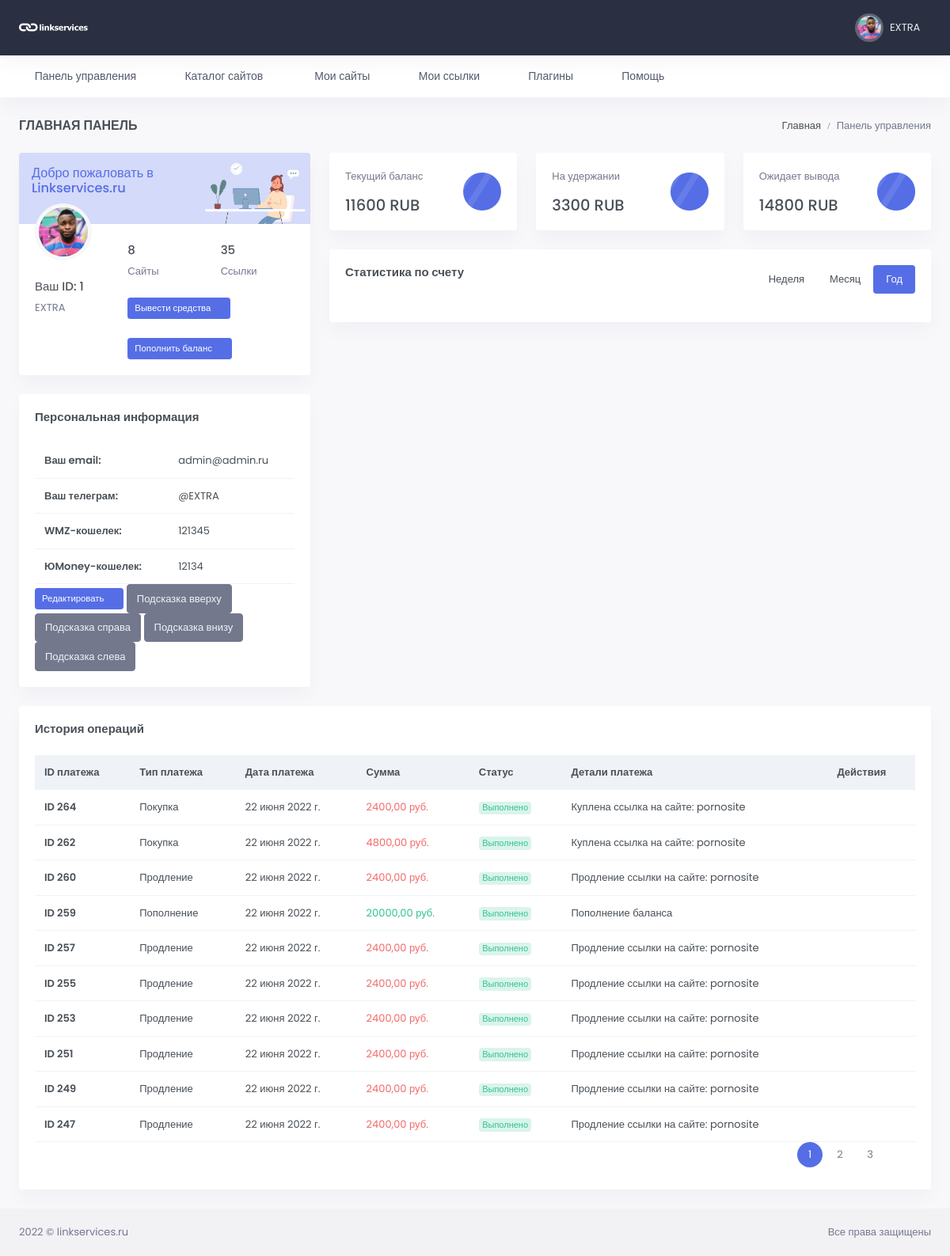
The page /profile/id=1 (signed in) on the database as committed earlier.
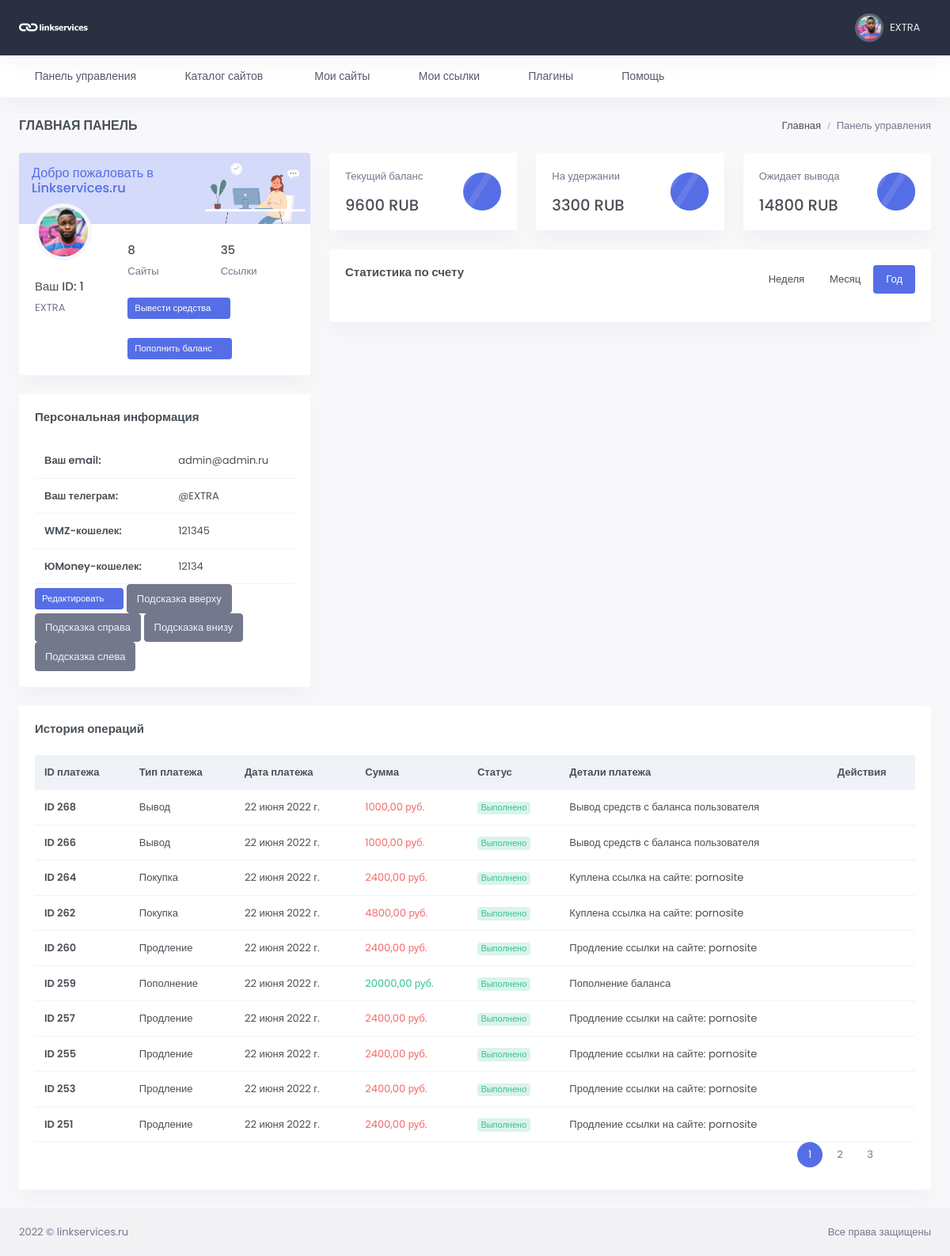
The same page on the database as committed later.
### users/models.py (models this page shows, shortened)
class Profile(models.Model):
    user = models.OneToOneField(User, verbose_name="Пользователь",
                                related_name='profile', null=True, on_delete=models.CASCADE)
    chat_id = models.CharField(max_length=100, blank=True, null=True, verbose_name='Чат ID телеграмм')
    TOKEN = models.CharField(max_length=100, blank=True, null=True)
    wmz = models.CharField(max_length=200, blank=True, null=True, verbose_name='WMZ-кошелёк')
    ymoney = models.CharField(max_length=200, blank=True, null=True, verbose_name='ЮMoney-кошелёк')
    current_balance = models.PositiveIntegerField(default=0, blank=True, null=True, verbose_name="Текущий баланс")
    hold_balance = models.PositiveIntegerField(default=0, blank=True, null=True, verbose_name='На удержании')
    output_balance = models.PositiveIntegerField(default=0, blank=True, null=True, verbose_name='Ожидает вывода')
    name_telegram = models.CharField(blank=True, null=True, max_length=100, verbose_name='Телеграмм')
    avatar = models.ImageField(upload_to='avatar/%Y/%m/%d/', blank=True, null=True, verbose_name='Аватар')
    created = models.DateTimeField(auto_now_add=True, verbose_name='Создан')
    update = models.DateTimeField(auto_now=True, verbose_name='Обновлён')
    class Meta:
        verbose_name = 'Профиль пользователя'
        verbose_name_plural = 'Профили пользователей'

class User(AbstractUser):
    email = models.EmailField(_("email address"), unique=True, )
    email_verify = models.BooleanField(default=False)
    USERNAME_FIELD = 'email'
    REQUIRED_FIELDS = ['username']
    class Meta:
        verbose_name = _("Пользователь")
        verbose_name_plural = _("Пользователи")
        ordering = ('-date_joined',)

### transactions/models.py (models this page shows, shortened)
class Transaction(models.Model):
    account = models.ForeignKey(Profile, related_name='transactions',
                                on_delete=models.CASCADE, verbose_name='Пользователь')
    amount = models.DecimalField(decimal_places=2, max_digits=12, verbose_name='Количество')
    balance_after_transaction = models.DecimalField(decimal_places=2, max_digits=12,
                                                    verbose_name='Баланс после транзакции',
                                                    blank=True, null=True)
    transaction_type = models.PositiveIntegerField(choices=TRANSACTION_TYPE_CHOICES,
                                                   verbose_name='Тип транзакции', blank=True, null=True)
    detail_pay = models.CharField(max_length=250, blank=True, null=True, verbose_name='Детали платежа')
    status = models.CharField(max_length=100, choices=STATUS_ORDER, blank=True, null=True, verbose_name='Статус заявки')
    timestamp = models.DateField(auto_now_add=True, verbose_name='Дата')
    class Meta:
        ordering = ['-timestamp']
        verbose_name = 'Транзакция'
        verbose_name_plural = 'Транзакции'

### users/views.py (the view)
# urls.py: path('profile/id=<int:pk>', ProfileView.as_view(), name='profile'),
class ProfileView(LoginRequiredMixin, DetailView, MultipleObjectMixin):
    model = Profile
    template_name = 'users/profile.html'
    context_object_name = 'profile'
    paginate_by = 10
    queryset = Profile.objects.select_related('user__profile')
    def dispatch(self, request, *args, **kwargs):
        obj = self.get_object()
        if obj.user != self.request.user:
            return redirect('catalog')
        return super(ProfileView, self).dispatch(request, *args, **kwargs)
    def get_context_data(self, **kwargs):
        object_list = Transaction.objects.filter(account=self.request.user.profile)\
            .order_by('-id')
        context = super(ProfileView, self).get_context_data(object_list=object_list, **kwargs)
        return context

### users/templates/users/profile.html (shortened to what the changed rows need)
{% extends 'base.html' %}
{% load static %}
{% block content %}
<div id="layout-wrapper">
    <div class="main-content">
        <div class="page-content">
            <div class="container-fluid">
                <div class="row">
                    <div class="col-xl-4">
                        <div class="card overflow-hidden">
                            <div class="card-body pt-0">
                                <div class="row">
                                    <div class="col-sm-4">
                                        <div class="avatar-md profile-user-wid mb-4">
                                            {% if profile.avatar %}
                                            <img src="{{ profile.avatar.url }}" alt=""
                                                 class="img-thumbnail rounded-circle">
                                            {% else %}
                                            <img src="{% static '/images/favicon.ico' %}" alt=""
                                                 class="img-thumbnail rounded-circle">
                                            {% endif %}
                                        </div>
                                        <h5 class="font-size-15 text-truncate">Ваш ID: {{ profile.id }} </h5>
                                        <p class="text-muted mb-0 text-truncate">{{ user.username }}</p>
                                    </div>
                                    <div class="col-sm-8">
                                        <div class="pt-4">
                                            <div class="row">
                                                <div class="col-6">
                                                    <h5 class="font-size-15">{{ profile.user_website.count }}</h5>
                                                    <p class="text-muted mb-0">Сайты</p>
                                                </div>
                                                <div class="col-6">
                                                    <h5 class="font-size-15">{{ profile.user_link.count }}</h5>
                                                    <p class="text-muted mb-0">Ссылки</p>
                                                </div>
                                            </div>
                                        </div>
                                    </div>
                                </div>
                            </div>
                        </div>
                        <div class="card">
                            <div class="card-body">
                                <div class="table-responsive">
                                    <table class="table table-nowrap mb-0">
                                        <tbody>
                                        <tr>
                                            <th scope="row">Ваш email:</th>
                                            <td>{{ profile.user }}</td>
                                        </tr>
                                        <tr>
                                            <th scope="row">Ваш телеграм:</th>
                                            {% if profile.name_telegram %}
                                            <td>{{ profile.name_telegram }}</td>
                                            {% else %}
                                             <td>Пусто</td>
                                            {% endif %}
                                        </tr>
                                        <tr>
                                            <th scope="row">WMZ-кошелек:</th>
                                            {% if profile.wmz %}
                                            <td>{{ profile.wmz }}</td>
                                            {% else %}
                                            <td>Пусто</td>
                                            {% endif %}
                                        </tr>
                                        <tr>
                                            <th scope="row">ЮMoney-кошелек:</th>
                                            {% if profile.ymoney %}
                                            <td>{{ profile.ymoney }}</td>
                                            {% else %}
                                            <td>Пусто</td>
                                            {% endif %}
                                        </tr>
                                        </tbody>
                                    </table>
                                </div>
                            </div>
                        </div>
                    </div>
                    <div class="col-xl-8">
                        <div class="row">
                            <div class="col-md-4">
                                <div class="card mini-stats-wid">
                                    <div class="card-body">
                                        <div class="d-flex">
                                            <div class="flex-grow-1">
                                                <p class="text-muted fw-medium">Текущий баланс</p>
                                                <h4 class="mb-0">{{ profile.current_balance }} RUB</h4>
                                            </div>
                                        </div>
                                    </div>
                                </div>
                            </div>
                            <div class="col-md-4">
                                <div class="card mini-stats-wid">
                                    <div class="card-body">
                                        <div class="d-flex">
                                            <div class="flex-grow-1">
                                                <p class="text-muted fw-medium">На удержании</p>
                                                <h4 class="mb-0">{{ profile.hold_balance }} RUB</h4>
                                            </div>
                                        </div>
                                    </div>
                                </div>
                            </div>
                            <div class="col-md-4">
                                <div class="card mini-stats-wid">
                                    <div class="card-body">
                                        <div class="d-flex">
                                            <div class="flex-grow-1">
                                                <p class="text-muted fw-medium">Ожидает вывода</p>
                                                <h4 class="mb-0">{{ profile.output_balance }} RUB</h4>
                                            </div>
                                        </div>
                                    </div>
                                </div>
                            </div>
                        </div>
                    </div>
                </div>
                <div class="row">
                    <div class="col-lg-12">
                        <div class="card">
                            <div class="card-body">
                                <div class="table-responsive">
                                    <table class="table align-middle table-nowrap mb-0">
                                        <thead class="table-light">
                                        <tr>
                                            <th class="align-middle">ID платежа</th>
                                            <th class="align-middle">Тип платежа</th>
                                            <th class="align-middle">Дата платежа</th>
                                            <th class="align-middle">Сумма</th>
                                            <th class="align-middle">Статус</th>
                                            <th class="align-middle">Детали платежа</th>
                                            <th class="align-middle">Действия</th>
                                        </tr>
                                        </thead>
                                        <tbody>
                                        {% for transaction in object_list %}
                                            {% include 'users/partials/itemtransactions.html' %}
                                        {% endfor %}
                                        </tbody>
                                    </table>
                                    <div>
                                                {% include 'inc/_pagination.html' %}
                                            </div>
                                </div>
                            </div>
                        </div>
                    </div>
                </div>
            </div>
        </div>
    </div>
</div>
{% endblock %}

### users/templates/users/partials/itemtransactions.html (shortened to what this page needs)
<tr>
    <td><a href="#" class="text-body fw-bold"> ID {{ transaction.id }}</a></td>
    <td>{{ transaction.get_transaction_type_display }}</td>
    <td>
        {{ transaction.timestamp }}
    </td>
    {% if transaction.transaction_type == 2 %}
    <td>
        <span class="text-danger">{{ transaction.amount }} руб.</span>
    </td>
    {% elif transaction.transaction_type == 4 %}
    <td>
        <span class="text-danger">{{ transaction.amount }} руб.</span>
    </td>
     {% elif transaction.transaction_type == 5 %}
    <td>
        <span class="text-danger">{{ transaction.amount }} руб.</span>
    </td>
    {% else %}
    <td>
        <span class="text-success">{{ transaction.amount }} руб.</span>
    </td>
    {% endif %}
    {% if transaction.transaction_type == 2 and transaction.status == 'В обработке' %}
    <td>
        <span class="badge badge-pill badge-soft-danger font-size-11">В обработке</span>
    </td>
    {% elif transaction.transaction_type == 2 and transaction.status == None %}
    <td>
        <span class="badge badge-pill badge-soft-danger font-size-11">В обработке</span>
    </td>
    {% elif transaction.status == 'Выполнено' %}
    <td>
        <span class="badge badge-pill badge-soft-success font-size-11">Выполнено</span>
    </td>
    {% elif transaction.status == 'Отклонено' %}
    <td>
        <span class="badge badge-pill badge-soft-danger font-size-11">Отклонено</span>
    </td>
    {% else %}
       <td>
        <span class="badge badge-pill badge-soft-success font-size-11">Выполнено</span>
    </td>
    {% endif %}
    {% if transaction.transaction_type == 4 %}
    <td>Куплена ссылка на сайте: {{ transaction.detail_pay }}</td>
    {% elif transaction.transaction_type == 2 %}
    <td>Вывод средств с баланса пользователя</td>
    {% elif transaction.transaction_type == 5 %}
    <td>Продление ссылки на сайте: {{ transaction.detail_pay }}</td>
    {% else %}
    <td>Пополнение баланса</td>
    {% endif %}
    <td>
    </td>
</tr>

Rows that differ between the two databases and show on the page:
no longer on this page (row unchanged): Transaction: shows "Выполнено"
no longer on this page (row unchanged): Transaction: shows "Выполнено"
changed Profile "@EXTRA": current_balance "11600" → "9600"
added Transaction: status "Выполнено", shows "Вывод средств с баланса пользователя"
added Transaction: status "Выполнено", shows "Вывод средств с баланса пользователя"
